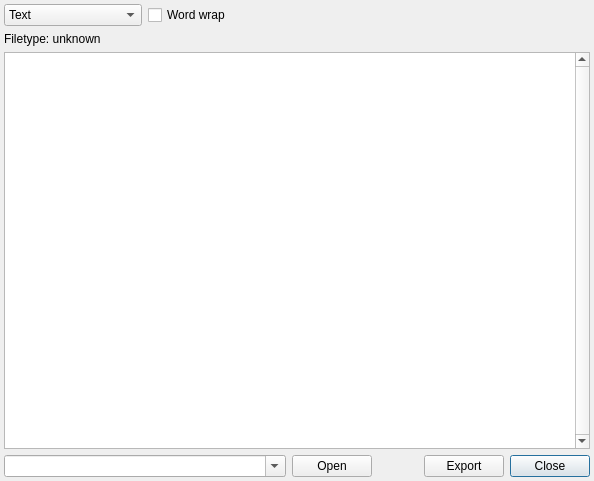
<?xml version="1.0" encoding="UTF-8"?>
<ui version="4.0">
 <class>fileViewer</class>
 <widget class="QDialog" name="fileViewer">
  <property name="geometry">
   <rect>
    <x>0</x>
    <y>0</y>
    <width>594</width>
    <height>481</height>
   </rect>
  </property>
  <property name="windowTitle">
   <string>Dialog</string>
  </property>
  <layout class="QHBoxLayout" name="horizontalLayout">
   <property name="leftMargin">
    <number>4</number>
   </property>
   <property name="topMargin">
    <number>4</number>
   </property>
   <property name="rightMargin">
    <number>4</number>
   </property>
   <property name="bottomMargin">
    <number>4</number>
   </property>
   <item>
    <layout class="QGridLayout" name="gridLayout">
     <item row="0" column="0">
      <widget class="QComboBox" name="cbDispType">
       <item>
        <property name="text">
         <string>Text</string>
        </property>
       </item>
       <item>
        <property name="text">
         <string>Hex</string>
        </property>
       </item>
      </widget>
     </item>
     <item row="3" column="0" colspan="2">
      <widget class="QComboBox" name="cbPrograms">
       <property name="minimumSize">
        <size>
         <width>200</width>
         <height>0</height>
        </size>
       </property>
       <property name="toolTip">
        <string>Program to open file.&lt;br&gt; &lt;b&gt;%f&lt;/b&gt; is a file name, if not used it will be appended to the end.</string>
       </property>
       <property name="editable">
        <bool>true</bool>
       </property>
       <property name="maxCount">
        <number>2147483646</number>
       </property>
      </widget>
     </item>
     <item row="3" column="3">
      <spacer name="horizontalSpacer">
       <property name="orientation">
        <enum>Qt::Horizontal</enum>
       </property>
       <property name="sizeType">
        <enum>QSizePolicy::Fixed</enum>
       </property>
       <property name="sizeHint" stdset="0">
        <size>
         <width>40</width>
         <height>20</height>
        </size>
       </property>
      </spacer>
     </item>
     <item row="3" column="5">
      <widget class="QDialogButtonBox" name="buttonBox">
       <property name="sizePolicy">
        <sizepolicy hsizetype="Fixed" vsizetype="Fixed">
         <horstretch>0</horstretch>
         <verstretch>0</verstretch>
        </sizepolicy>
       </property>
       <property name="orientation">
        <enum>Qt::Horizontal</enum>
       </property>
       <property name="standardButtons">
        <set>QDialogButtonBox::Close</set>
       </property>
      </widget>
     </item>
     <item row="3" column="2">
      <widget class="QPushButton" name="btnOpen">
       <property name="sizePolicy">
        <sizepolicy hsizetype="Fixed" vsizetype="Fixed">
         <horstretch>0</horstretch>
         <verstretch>0</verstretch>
        </sizepolicy>
       </property>
       <property name="text">
        <string>Open</string>
       </property>
      </widget>
     </item>
     <item row="2" column="0" colspan="6">
      <widget class="QPlainTextEdit" name="textContents">
       <property name="font">
        <font>
         <family>Monospace</family>
        </font>
       </property>
       <property name="verticalScrollBarPolicy">
        <enum>Qt::ScrollBarAlwaysOn</enum>
       </property>
       <property name="lineWrapMode">
        <enum>QPlainTextEdit::WidgetWidth</enum>
       </property>
       <property name="readOnly">
        <bool>true</bool>
       </property>
      </widget>
     </item>
     <item row="3" column="4">
      <widget class="QPushButton" name="btnExport">
       <property name="sizePolicy">
        <sizepolicy hsizetype="Fixed" vsizetype="Fixed">
         <horstretch>0</horstretch>
         <verstretch>0</verstretch>
        </sizepolicy>
       </property>
       <property name="text">
        <string>Export</string>
       </property>
      </widget>
     </item>
     <item row="1" column="0" colspan="6">
      <widget class="QLabel" name="lbType">
       <property name="sizePolicy">
        <sizepolicy hsizetype="Fixed" vsizetype="Preferred">
         <horstretch>0</horstretch>
         <verstretch>0</verstretch>
        </sizepolicy>
       </property>
       <property name="text">
        <string>Filetype: unknown</string>
       </property>
      </widget>
     </item>
     <item row="0" column="1">
      <widget class="QCheckBox" name="cbWordWrap">
       <property name="text">
        <string>Word wrap</string>
       </property>
      </widget>
     </item>
    </layout>
   </item>
  </layout>
 </widget>
 <resources/>
 <connections>
  <connection>
   <sender>buttonBox</sender>
   <signal>accepted()</signal>
   <receiver>fileViewer</receiver>
   <slot>accept()</slot>
   <hints>
    <hint type="sourcelabel">
     <x>248</x>
     <y>254</y>
    </hint>
    <hint type="destinationlabel">
     <x>157</x>
     <y>274</y>
    </hint>
   </hints>
  </connection>
  <connection>
   <sender>buttonBox</sender>
   <signal>rejected()</signal>
   <receiver>fileViewer</receiver>
   <slot>reject()</slot>
   <hints>
    <hint type="sourcelabel">
     <x>316</x>
     <y>260</y>
    </hint>
    <hint type="destinationlabel">
     <x>286</x>
     <y>274</y>
    </hint>
   </hints>
  </connection>
 </connections>
</ui>
